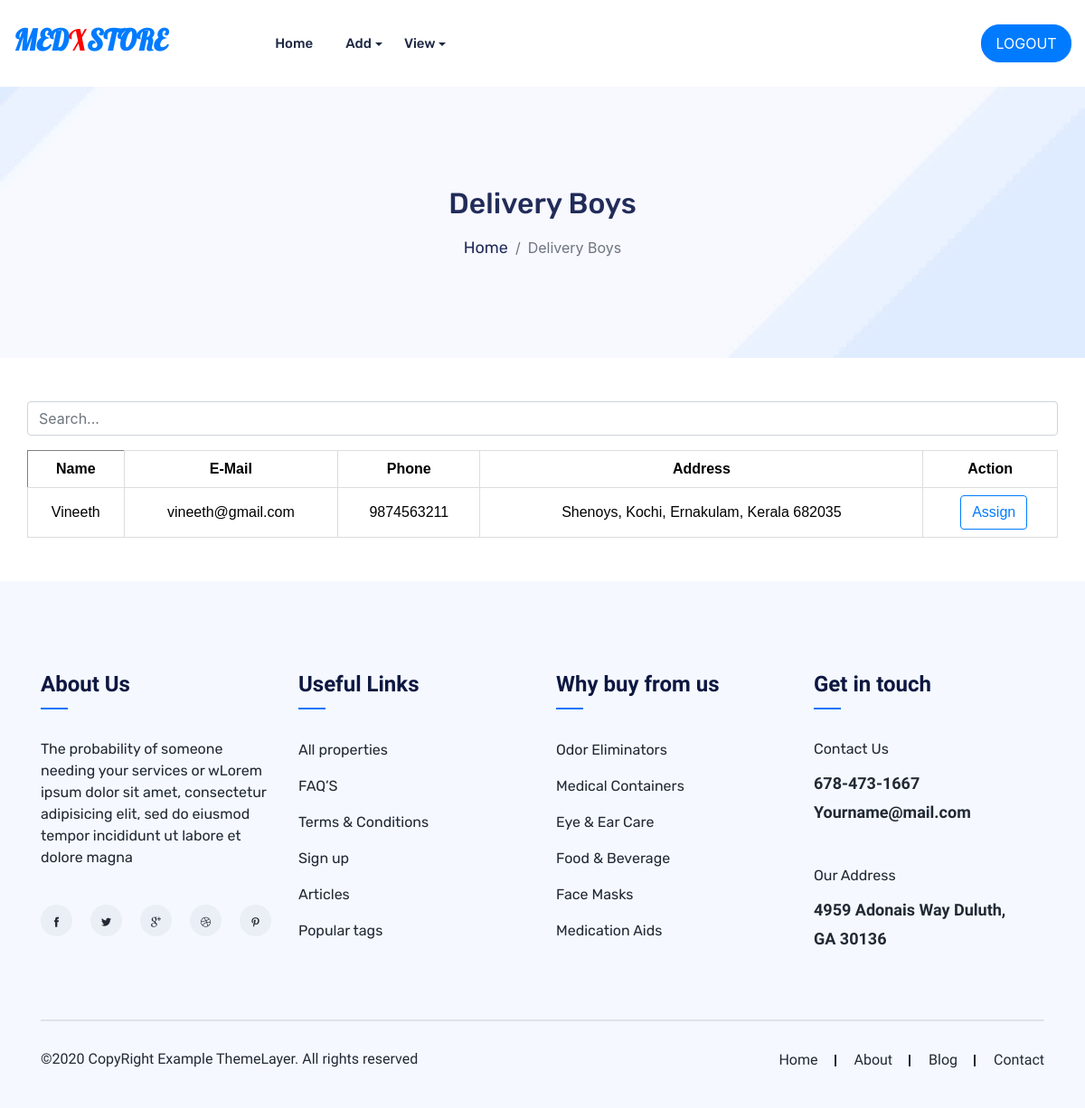
Screenshot of /SHOP/viewDeliveryBoys.php with the database file from the repository.
### tables this page shows
CREATE TABLE `deliveryboy` (
  `delivery_id` int(11) NOT NULL AUTO_INCREMENT,
  `name` varchar(100) NOT NULL,
  `email` varchar(100) NOT NULL,
  `phone` varchar(100) NOT NULL,
  `address` varchar(300) NOT NULL,
  `status` varchar(100) DEFAULT 'FREE',
  PRIMARY KEY (`delivery_id`)
);

### SHOP/viewDeliveryBoys.php (the view, shortened to what this page needs)
<?php
include 'shopHeader.php';
include '../DBConnection/dbconnection.php';
$did = $_REQUEST['id'];
?>
<div class="slider">
    <div class="container">
        <div class="row">
            <div class="col-md-12">
                <div class="slider-title">
                    <h2 class="title">Delivery Boys</h2>
                </div>
                <nav aria-label="breadcrumb">
                    <ol class="breadcrumb slider-breadcrumb">
                        <li class="breadcrumb-item"><a href="#">Home</a></li>
                        <li class="breadcrumb-item active" aria-current="page">Delivery Boys</li>
                    </ol>
                </nav>
            </div>
        </div>
    </div>
</div>
<?php
$a = "SELECT `deliveryboy`.*,`login`.* FROM `deliveryboy`,`login` WHERE `deliveryboy`.`delivery_id`=`login`.`reg_id` AND `login`.`usertype`='Delivery Boy' AND `deliveryboy`.`status`='FREE'";
$qry = mysqli_query($conn, $a);
if (mysqli_num_rows($qry) < 1) {
    ?>
    <center>
        <h1>No Delivery Boys Available</h1>
    </center>
    <?php
} else {
    ?>
    <center>
        <input type="text" class="form-control mb-3" id="searchInput" style="width: 95%;" placeholder="Search...">
        <table id="table" border="1" style="width: 95%;" class="mb-5">
            <thead>
                <tr style="text-align: center;">
                    <th style="border: 1px;color: black;">Name</th>
                    <th>E-Mail</th>
                    <th>Phone</th>
                    <th>Address</th>
                    <th style="text-align: center;">Action</th>
                </tr>
            </thead>
            <tbody id="tableBody">
                <?php
                while ($row = mysqli_fetch_array($qry)) {
                    ?>
                    <tr id="row{{ forloop.counter }}" style="text-align: center;">
                        <td>
                            <?php echo $row['name'] ?>
                        </td>
                        <td>
                            <?php echo $row['email'] ?>
                        </td>
                        <td>
                            <?php echo $row['phone'] ?>
                        </td>
                        <td>
                            <?php echo $row['address'] ?>
                        </td>
                        <td>
                            <div style="display: flex;justify-content: center;align-items: center;">
                                <a href="assignDelivery.php?id=<?php echo $did ?>&dbId=<?php echo $row['delivery_id'] ?>"
                                    class="btn btn-outline-primary ml-2">Assign</a>
                            </div>
                        </td>
                    </tr>
                    <?php
                }
                ?>
            </tbody>
        </table>
    </center>
    <?php
}
?>
<?php
include '../COMMON/commonFooter.php';
?>

### assets/css/style.css (style rules this page uses)
.slider { background: url("../images/slider.bg1.jpg"); padding: 110px 0; background-size: cover; background-repeat: no-repeat; background-position: center; }
.slider-title { font-size: 37px; line-height: 69px; color: #212c59; font-weight: 700; font-family: "Rubik", sans-serif; text-align: center; text-transform: capitalize; margin-bottom: 17px; }
.slider-breadcrumb { background-color: transparent; -webkit-box-pack: center; -ms-flex-pack: center; justify-content: center; -webkit-box-align: center; -ms-flex-align: center; align-items: center; margin: 0; padding: 0; }
.slider-breadcrumb a { font-size: 18px; line-height: 0; color: #212c59; font-weight: 400; font-family: "Rubik", sans-serif; }

### SHOP/viewDeliveryBoys.php (style rules this page uses)
table { font-family: arial, sans-serif; border-collapse: collapse; width: 95%; margin: 10px; }
td, th { border: 1px solid #dddddd; text-align: center; padding: 8px; color: black; }

### rows the page displays
deliveryboy: name "Vineeth", login.email "vineeth@gmail.com", phone "9874563211", address "Shenoys, Kochi, Ernakulam, Kerala 682035"
